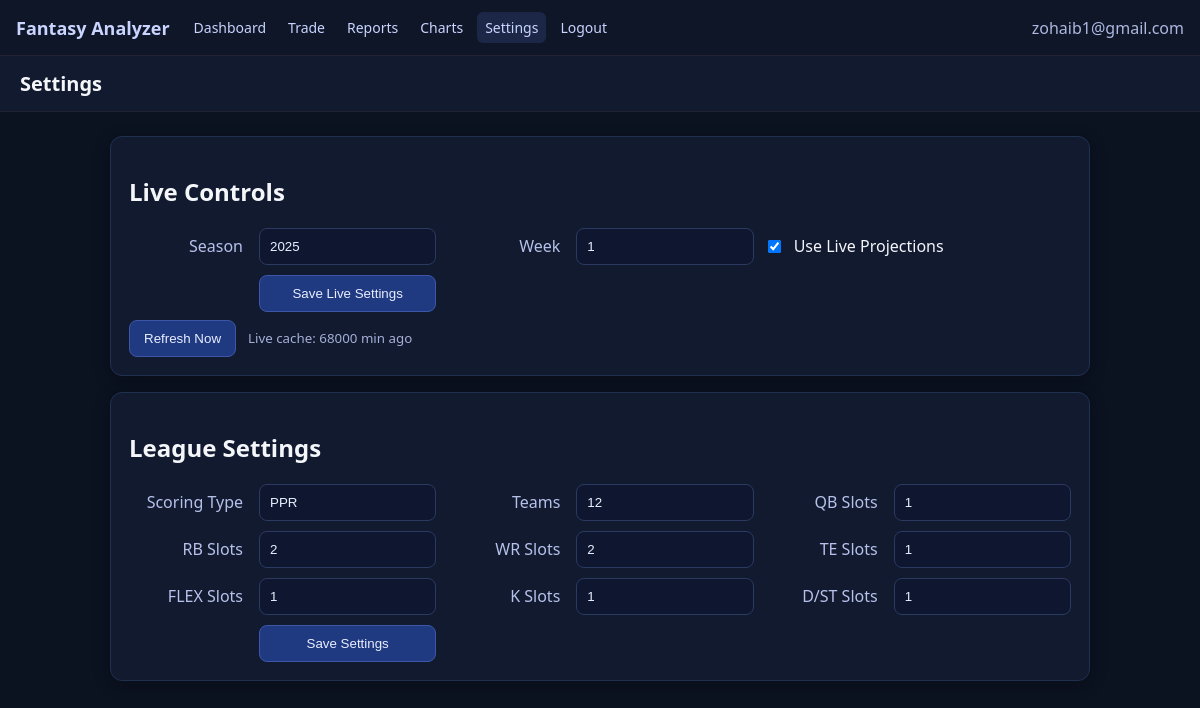
The page /settings (signed in) on the database its author committed.
### backend/models.py (models this page shows)
class Base(DeclarativeBase):
    pass

class LeagueSettings(Base):
    __tablename__ = "league_settings"
    id: Mapped[int] = mapped_column(Integer, primary_key=True, autoincrement=True)
    user_id: Mapped[int] = mapped_column(Integer, ForeignKey("users.id"), nullable=False)
    scoring_type: Mapped[str] = mapped_column(String(20), default="PPR")  # Standard, PPR, Half-PPR
    teams: Mapped[int] = mapped_column(Integer, default=12)
    qb_slots: Mapped[int] = mapped_column(Integer, default=1)
    rb_slots: Mapped[int] = mapped_column(Integer, default=2)
    wr_slots: Mapped[int] = mapped_column(Integer, default=2)
    te_slots: Mapped[int] = mapped_column(Integer, default=1)
    flex_slots: Mapped[int] = mapped_column(Integer, default=1)
    k_slots: Mapped[int] = mapped_column(Integer, default=1)
    d_st_slots: Mapped[int] = mapped_column(Integer, default=1)
    user: Mapped["User"] = relationship("User", back_populates="league_settings")

### backend/app.py (the view)
    @app.get('/settings')
    @login_required
    def settings_page():
        user_id = session['user_id']
        season, week, use_live = get_live_context()
        cache_ages = []
        with get_session() as s:
            league_settings = s.scalar(select(LeagueSettings).where(LeagueSettings.user_id == user_id))
            players = s.scalars(select(Player).where(Player.user_id == user_id)).all()
            for p in players:
                live_row = s.scalar(select(PlayerCatalog)
                                    .where(PlayerCatalog.full_name == (p.name or ""),
                                           PlayerCatalog.team == ((p.team or "").upper()),
                                           PlayerCatalog.position == ((p.position or "").upper()),
                                           PlayerCatalog.season == season,
                                           PlayerCatalog.week == week)
                                    .order_by(PlayerCatalog.updated_at.desc()))
                if live_row:
                    cache_ages.append(minutes_ago(live_row.updated_at))
        return render_template('settings.html',
                               league_settings=league_settings,
                               season=season,
                               week=week,
                               use_live=use_live,
                               live_cache_age=(min(cache_ages) if cache_ages else None))

### backend/app.py (called while the page is built)
def get_session(): #221
        return SessionFactory()

def is_logged_in():
        return 'user_id' in session and session.get('user_id') is not None

def get_live_context(): # 227
        season = session.get('season')
        week = session.get('week')
        use_live = session.get('use_live_projections')
        if season is None:
            season = datetime.utcnow().year
            session['season'] = season
        if week is None:
            week = 1  # default; user can change
            session['week'] = week
        if use_live is None:
            use_live = app.config.get('USE_LIVE_PROJECTIONS_DEFAULT', True)
            session['use_live_projections'] = use_live
        return int(season), int(week), bool(use_live)

def minutes_ago(dt: datetime) -> int:
        return max(0, int((datetime.utcnow() - dt).total_seconds() // 60))

### backend/config.py (called while the page is built)
    @staticmethod
    def init_app(app):
        Config.save_secret_key()
        app.config.from_object(Config)
        @app.after_request
        def security_headers(response):
            response.headers['X-Content-Type-Options'] = 'nosniff'
            response.headers['X-Frame-Options'] = 'DENY'
            response.headers['X-XSS-Protection'] = '1; mode=block'
            return response

### frontend/templates/settings.html (shortened to what this page needs)
{% extends 'base.html' %}
{% block title %}Settings{% endblock %}
{% block content %}
      <section>
        <h2>Live Controls</h2>
        <form method="post" action="/live/settings" class="form-grid">
          <label class="lbl">Season</label>
          <select name="season" class="themed-select">
            {% set cur = season %}
            {% for y in [cur-1, cur, cur+1] %}
              <option value="{{ y }}" {% if y == season %}selected{% endif %}>{{ y }}</option>
            {% endfor %}
          </select>
          <label class="lbl">Week</label>
          <select name="week" class="themed-select">
            {% for w in range(1,19) %}
              <option value="{{ w }}" {% if w == week %}selected{% endif %}>{{ w }}</option>
            {% endfor %}
          </select>
          <div class="toggle-field">
            <input id="use-live" type="checkbox" name="use_live" {% if use_live %}checked{% endif %}>
            <label for="use-live" class="toggle-label">Use Live Projections</label>
          </div>
          <button type="submit">Save Live Settings</button>
        </form>
        <div class="live-controls-actions" style="margin-top:8px; display:flex; align-items:center; gap:12px;">
          <form method="post" action="/stats/sync">
            <button type="submit">Refresh Now</button>
          </form>
          <small class="cache-indicator">Live cache: {{ (live_cache_age ~ ' min ago') if live_cache_age is not none else 'n/a' }}</small>
        </div>
      </section>
      <section>
        <h2>League Settings</h2>
        <form method="post" action="/league/settings" class="form-grid">
          <label class="lbl">Scoring Type</label>
          <select name="scoring_type" class="themed-select">
            <option value="PPR" {% if league_settings and league_settings.scoring_type == "PPR" %}selected{% endif %}>PPR</option>
          </select>
          <label class="lbl">Teams</label>
          <input name="teams" type="number" value="{{ league_settings.teams if league_settings else 12 }}" min="4" max="20">
          <label class="lbl">QB Slots</label>
          <input name="qb_slots" type="number" value="{{ league_settings.qb_slots if league_settings else 1 }}" min="1" max="3">
          <label class="lbl">RB Slots</label>
          <input name="rb_slots" type="number" value="{{ league_settings.rb_slots if league_settings else 2 }}" min="1" max="5">
          <label class="lbl">WR Slots</label>
          <input name="wr_slots" type="number" value="{{ league_settings.wr_slots if league_settings else 2 }}" min="1" max="5">
          <label class="lbl">TE Slots</label>
          <input name="te_slots" type="number" value="{{ league_settings.te_slots if league_settings else 1 }}" min="1" max="3">
          <label class="lbl">FLEX Slots</label>
          <input name="flex_slots" type="number" value="{{ league_settings.flex_slots if league_settings else 1 }}" min="0" max="3">
          <label class="lbl">K Slots</label>
          <input name="k_slots" type="number" value="{{ league_settings.k_slots if league_settings else 1 }}" min="0" max="2">
          <label class="lbl">D/ST Slots</label>
          <input name="d_st_slots" type="number" value="{{ league_settings.d_st_slots if league_settings else 1 }}" min="0" max="2">
          <button type="submit">Save Settings</button>
        </form>
      </section>
{% endblock %}

### frontend/static/main.css (style rules this page uses)
body { font-family: system-ui, -apple-system, Segoe UI, Roboto, Helvetica, Arial, sans-serif; margin:0; background:#0b1220; color:#f4f6fa; }
section { background:#121a30; border:1px solid #20304f; border-radius:12px; padding:18px; max-width:980px; box-shadow:0 4px 16px rgba(0,0,0,0.25); margin:0 auto 16px; overflow-x:auto; }
.lbl { align-self:center; justify-self:end; text-align:right; color:#c9d4ff; opacity:.9; padding:0 6px 0 0; }
.form-grid { display:grid; grid-template-columns: 120px minmax(0,1fr) 120px minmax(0,1fr) 120px minmax(0,1fr); gap:10px; align-items:center; overflow:visible; }
.toggle-field { grid-column: 5 / span 2; display:flex; align-items:center; gap:10px; justify-self:start; }
.toggle-label { white-space:nowrap; }
.form-grid input, .form-grid select { width:100%; padding:10px; border-radius:8px; border:1px solid #2a3a60; background:#0f1730; color:#e9eeff; }
button { padding:10px 14px; border-radius:8px; border:1px solid #3d56a8; background:#203a82; color:#e9eeff; cursor:pointer; }
.cache-indicator { color:#c9d4ff; opacity:.8; }
label.lbl { white-space:nowrap; }
.themed-select { padding:10px; border-radius:8px; border:1px solid #2a3a60; background:#0f1730; color:#e9eeff; appearance:none; }
select.themed-select option { background:#0f1730; color:#e9eeff; }
*, *::before, *::after { box-sizing: border-box; }
html, body { height:100%; }
* { scrollbar-color:#3d56a8 #0f1730; scrollbar-width: thin; }

### rows shown on the page
LeagueSettings: scoring_type "PPR", teams "12", qb_slots "1", rb_slots "2", wr_slots "2", te_slots "1", flex_slots "1", k_slots "1", d_st_slots "1"

### other values the page prints
{{ user_email }} "zohaib1@gmail.com"
{{ (live_cache_age ~ ' min ago') if live_cache_age is not none else 'n/a' }} "68000 min ago"
form field season "2025"
form field week "1"
